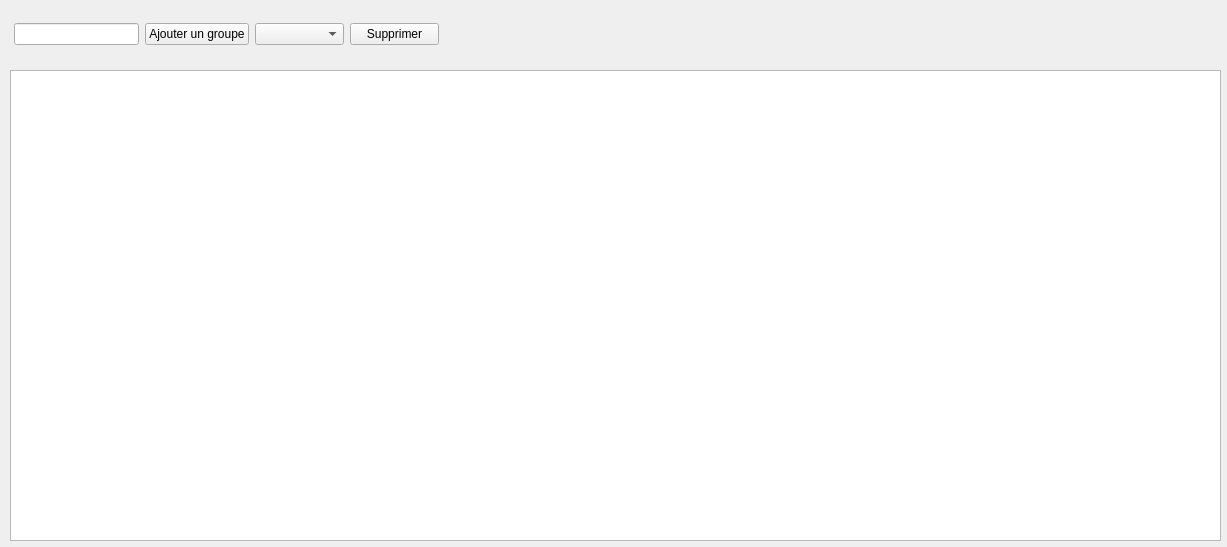
<?xml version="1.0" encoding="UTF-8"?>
<ui version="4.0">
 <class>GroupeGraphique</class>
 <widget class="QWidget" name="GroupeGraphique">
  <property name="geometry">
   <rect>
    <x>0</x>
    <y>0</y>
    <width>1227</width>
    <height>547</height>
   </rect>
  </property>
  <property name="windowTitle">
   <string>Form</string>
  </property>
  <widget class="QWidget" name="widget" native="true">
   <property name="geometry">
    <rect>
     <x>10</x>
     <y>10</y>
     <width>1211</width>
     <height>61</height>
    </rect>
   </property>
   <widget class="QWidget" name="">
    <property name="geometry">
     <rect>
      <x>4</x>
      <y>10</y>
      <width>425</width>
      <height>29</height>
     </rect>
    </property>
    <layout class="QHBoxLayout" name="horizontalLayout">
     <item>
      <widget class="QLineEdit" name="nouveauGroupe">
       <property name="maximumSize">
        <size>
         <width>125</width>
         <height>16777215</height>
        </size>
       </property>
       <property name="text">
        <string/>
       </property>
      </widget>
     </item>
     <item>
      <widget class="QPushButton" name="valideNouveauGroupe">
       <property name="maximumSize">
        <size>
         <width>246</width>
         <height>16777215</height>
        </size>
       </property>
       <property name="text">
        <string>Ajouter un groupe</string>
       </property>
      </widget>
     </item>
     <item>
      <widget class="QComboBox" name="listeGroupes"/>
     </item>
     <item>
      <widget class="QPushButton" name="supprimerGroupe">
       <property name="maximumSize">
        <size>
         <width>246</width>
         <height>16777215</height>
        </size>
       </property>
       <property name="text">
        <string>Supprimer</string>
       </property>
      </widget>
     </item>
    </layout>
   </widget>
  </widget>
  <widget class="QTableView" name="matrice">
   <property name="geometry">
    <rect>
     <x>10</x>
     <y>70</y>
     <width>1211</width>
     <height>471</height>
    </rect>
   </property>
  </widget>
 </widget>
 <resources/>
 <connections/>
</ui>
